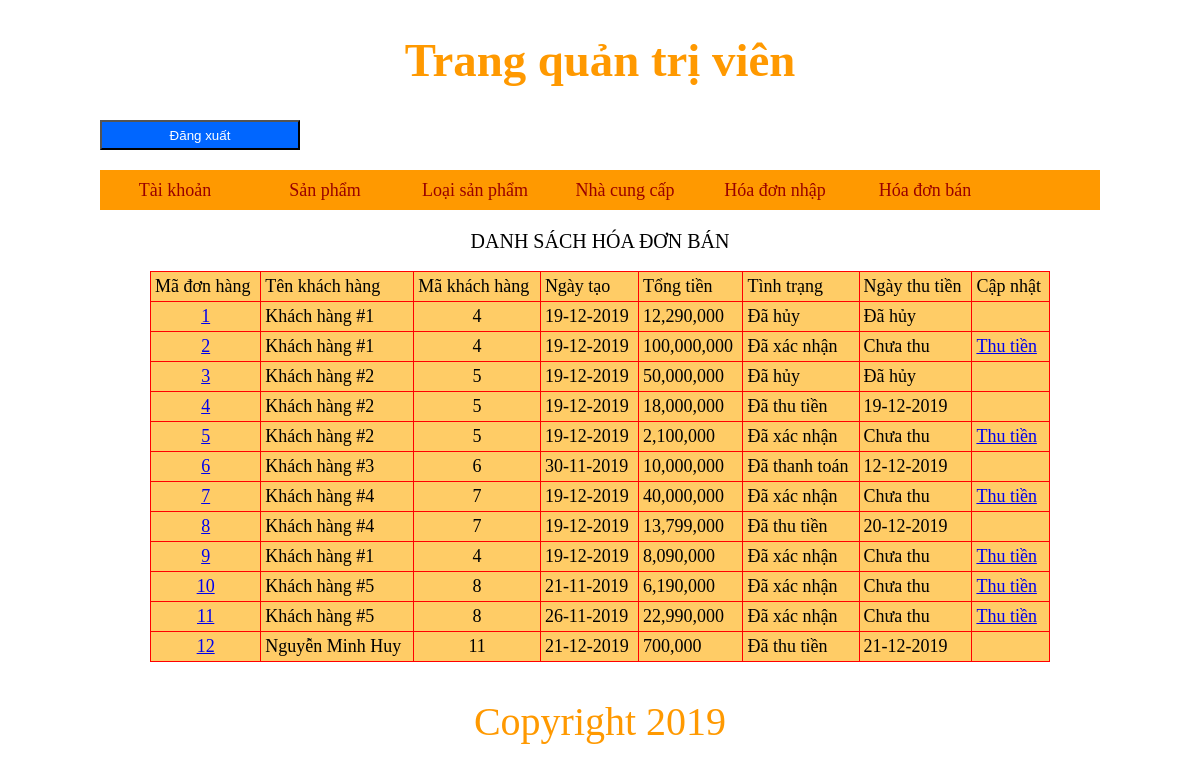
Page /webphukien_congnghe/admin/index.php?quanly=hoadonban&ac=lietke (signed in) on the committed database.
### tables this page shows
CREATE TABLE `hoadonban` (
  `id_hoadonban` int(11) NOT NULL,
  `id_nguoidung` int(11) NOT NULL,
  `ngayhoadon` date NOT NULL,
  `tongtien` float NOT NULL,
  `tinhtrang` varchar(20) NOT NULL,
  `ngaythanhtoan` date NOT NULL
);

CREATE TABLE `nguoidung` (
  `id_nguoidung` int(11) NOT NULL,
  `tendangnhap` varchar(30) NOT NULL,
  `matkhau` varchar(30) NOT NULL,
  `tennguoidung` varchar(30) NOT NULL,
  `diachi` varchar(50) NOT NULL,
  `email` varchar(20) NOT NULL,
  `dienthoai` varchar(12) NOT NULL,
  `loaitaikhoan` int(11) NOT NULL
);

### webphukien_congnghe/config/config.php (called while the page is built, shortened)
<?php
global $conn;
function select_query($sql) {
	global $conn;
	$query = mysqli_query($conn, $sql);
	$result = array();
	if ($query){
		while ($row = mysqli_fetch_assoc($query)){
			$result[] = $row;
		}
	}
	return $result;
}
?>

### webphukien_congnghe/admin/quanlyhoadonban/lietke_hoadonban.php (the view)
<?php
	$sql = "select
				ng.id_nguoidung, ng.tennguoidung, hd.id_hoadonban,
				DATE_FORMAT(hd.ngayhoadon, '%d-%m-%Y') as ngayhoadon, hd.tongtien, hd.tinhtrang,
				DATE_FORMAT(hd.ngaythanhtoan, '%d-%m-%Y') as ngaythanhtoan
			from hoadonban hd, nguoidung ng where hd.id_nguoidung = ng.id_nguoidung
			";
	$result = select_query($sql);
	if (count($result) > 0) {
?>
	<br>
	<p style="text-align:center;font-size:20px;">DANH SÁCH HÓA ĐƠN BÁN</p>
    <br>
    <table width="100%" border="1">
    <tr>
    	<td>Mã đơn hàng</td>
        <td>Tên khách hàng</td>
    	<td>Mã khách hàng</td>
        <td>Ngày tạo</td>
        <td>Tổng tiền</td>
        <td>Tình trạng</td>
        <td>Ngày thu tiền</td>
        <td>Cập nhật</td>
    </tr>
    <?php
        foreach($result as $item) {
    ?>
        <tr>
        	<td style="text-align:center">
                <a href="?quanly=hoadonban&ac=chitiethoadon&id_hoadonban=<?php echo $item['id_hoadonban']?>">
                    <?php echo $item['id_hoadonban']?>
                </a>
            </td>
            <td><?php echo $item['tennguoidung']?></td>
        	<td style="text-align:center"><?php echo $item['id_nguoidung']?></td>
            <td><?php echo $item['ngayhoadon']?></td>
            <td><?php echo number_format($item['tongtien'])?></td>
            <td><?php echo $item['tinhtrang']?></td>
            <?php
           	if($item['ngaythanhtoan'] !== '00-00-0000') {
			?>
            	<td><?php echo $item['ngaythanhtoan']?></td>
           	<?php
            }
            elseif($item['tinhtrang'] == 'Đã hủy') {
            ?>
            	<td>Đã hủy</td>
            <?php
            }
            else {
            ?>
            	<td>Chưa thu</td>
            <?php
            }
            ?>
            <?php
            if($item['tinhtrang'] == 'Đã xác nhận'){
            ?>
            	<td>
                	<a href="?quanly=hoadonban&ac=thutien&id_hoadonban=<?php echo $item['id_hoadonban']?>">
                    	Thu tiền
                    </a>
                </td>
            <?php
            }
            else {
            ?>
            	<td>&nbsp;</td>
            <?php
            }
            ?>
        </tr>
<?php
		}
?>
		</table>
<?php
	}
	else {
		echo 'Chưa có đơn hàng nào...';
	}
?>

### webphukien_congnghe/css/admin.css (style rules this page uses)
body { background:#fff; }
* { padding:0; margin:0; }
table { border-collapse:collapse; width:100%; background-color:#FC6; border:1px solid #F00; }
table tr td { color:#000; font-size:18px; padding:4px; }

### rows in the picture
hoadonban: id_hoadonban "1", id_nguoidung.tennguoidung "Khách hàng #1", id_nguoidung.id_nguoidung "4", ngayhoadon "19-12-2019", tongtien "12,290,000", tinhtrang "Đã hủy"
hoadonban: id_hoadonban "2", id_nguoidung.tennguoidung "Khách hàng #1", id_nguoidung.id_nguoidung "4", ngayhoadon "19-12-2019", tongtien "100,000,000", tinhtrang "Đã xác nhận", shows "Chưa thu"
hoadonban: id_hoadonban "3", id_nguoidung.tennguoidung "Khách hàng #2", id_nguoidung.id_nguoidung "5", ngayhoadon "19-12-2019", tongtien "50,000,000", tinhtrang "Đã hủy"
hoadonban: id_hoadonban "4", id_nguoidung.tennguoidung "Khách hàng #2", id_nguoidung.id_nguoidung "5", ngayhoadon "19-12-2019", tongtien "18,000,000", tinhtrang "Đã thu tiền", ngaythanhtoan "19-12-2019"
hoadonban: id_hoadonban "5", id_nguoidung.tennguoidung "Khách hàng #2", id_nguoidung.id_nguoidung "5", ngayhoadon "19-12-2019", tongtien "2,100,000", tinhtrang "Đã xác nhận", shows "Chưa thu"
hoadonban: id_hoadonban "6", id_nguoidung.tennguoidung "Khách hàng #3", id_nguoidung.id_nguoidung "6", ngayhoadon "30-11-2019", tongtien "10,000,000", tinhtrang "Đã thanh toán", ngaythanhtoan "12-12-2019"
hoadonban: id_hoadonban "7", id_nguoidung.tennguoidung "Khách hàng #4", id_nguoidung.id_nguoidung "7", ngayhoadon "19-12-2019", tongtien "40,000,000", tinhtrang "Đã xác nhận", shows "Chưa thu"
hoadonban: id_hoadonban "8", id_nguoidung.tennguoidung "Khách hàng #4", id_nguoidung.id_nguoidung "7", ngayhoadon "19-12-2019", tongtien "13,799,000", tinhtrang "Đã thu tiền", ngaythanhtoan "20-12-2019"
hoadonban: id_hoadonban "9", id_nguoidung.tennguoidung "Khách hàng #1", id_nguoidung.id_nguoidung "4", ngayhoadon "19-12-2019", tongtien "8,090,000", tinhtrang "Đã xác nhận", shows "Chưa thu"
hoadonban: id_hoadonban "10", id_nguoidung.tennguoidung "Khách hàng #5", id_nguoidung.id_nguoidung "8", ngayhoadon "21-11-2019", tongtien "6,190,000", tinhtrang "Đã xác nhận", shows "Chưa thu"
hoadonban: id_hoadonban "11", id_nguoidung.tennguoidung "Khách hàng #5", id_nguoidung.id_nguoidung "8", ngayhoadon "26-11-2019", tongtien "22,990,000", tinhtrang "Đã xác nhận", shows "Chưa thu"
hoadonban: id_hoadonban "12", id_nguoidung.tennguoidung "Nguyễn Minh Huy", id_nguoidung.id_nguoidung "11", ngayhoadon "21-12-2019", tongtien "700,000", tinhtrang "Đã thu tiền", ngaythanhtoan "21-12-2019"
